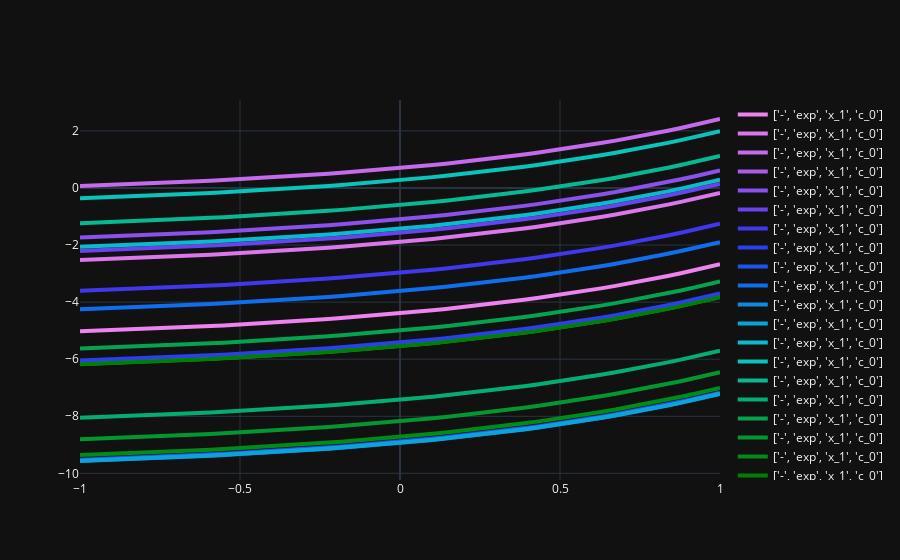

Notebook code cell kept with this figure:
### Code cell
%reload_ext autoreload
from src.evaluation import plot_functions

# visualize 20 first equations in the dataset
plot_functions(
    equations=equations[:20],
    constants=constants[:20],
    values=values[:20],
    is_function=is_function,
    is_operator=is_operator,
)
